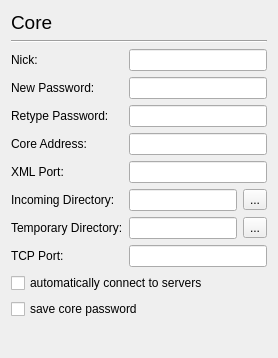
     <widget class="QWidget" name="Core">
      <layout class="QVBoxLayout" name="verticalLayout">
       <item>
        <widget class="QLabel" name="label_24">
         <property name="font">
          <font>
           <pointsize>14</pointsize>
          </font>
         </property>
         <property name="text">
          <string>Core</string>
         </property>
        </widget>
       </item>
       <item>
        <widget class="Line" name="line">
         <property name="orientation">
          <enum>Qt::Horizontal</enum>
         </property>
        </widget>
       </item>
       <item>
        <layout class="QFormLayout" name="formLayout">
         <property name="labelAlignment">
          <set>Qt::AlignLeading|Qt::AlignLeft|Qt::AlignVCenter</set>
         </property>
         <item row="0" column="0">
          <widget class="QLabel" name="nickLabel">
           <property name="text">
            <string>Nick:</string>
           </property>
          </widget>
         </item>
         <item row="0" column="1">
          <widget class="QLineEdit" name="nickEdit"/>
         </item>
         <item row="1" column="0">
          <widget class="QLabel" name="passwordLabel">
           <property name="text">
            <string>New Password:</string>
           </property>
          </widget>
         </item>
         <item row="1" column="1">
          <widget class="QLineEdit" name="passwordEdit">
           <property name="echoMode">
            <enum>QLineEdit::Password</enum>
           </property>
          </widget>
         </item>
         <item row="2" column="0">
          <widget class="QLabel" name="retypeLabel">
           <property name="text">
            <string>Retype Password:</string>
           </property>
          </widget>
         </item>
         <item row="2" column="1">
          <widget class="QLineEdit" name="retypeEdit">
           <property name="echoMode">
            <enum>QLineEdit::Password</enum>
           </property>
          </widget>
         </item>
         <item row="3" column="0">
          <widget class="QLabel" name="coreLabel">
           <property name="text">
            <string>Core Address:</string>
           </property>
          </widget>
         </item>
         <item row="3" column="1">
          <widget class="QLineEdit" name="coreEdit"/>
         </item>
         <item row="4" column="0">
          <widget class="QLabel" name="xmlLabel">
           <property name="text">
            <string>XML Port:</string>
           </property>
          </widget>
         </item>
         <item row="4" column="1">
          <widget class="QLineEdit" name="xmlEdit"/>
         </item>
         <item row="5" column="0">
          <widget class="QLabel" name="incomingLabel">
           <property name="text">
            <string>Incoming Directory:</string>
           </property>
          </widget>
         </item>
         <item row="5" column="1">
          <layout class="QHBoxLayout" name="horizontalLayout">
           <item>
            <widget class="QLineEdit" name="incomingEdit"/>
           </item>
           <item>
            <widget class="QToolButton" name="incomingButton">
             <property name="text">
              <string>...</string>
             </property>
            </widget>
           </item>
          </layout>
         </item>
         <item row="6" column="0">
          <widget class="QLabel" name="tempLabel">
           <property name="text">
            <string>Temporary Directory:</string>
           </property>
          </widget>
         </item>
         <item row="6" column="1">
          <layout class="QHBoxLayout" name="horizontalLayout_2">
           <item>
            <widget class="QLineEdit" name="tempEdit"/>
           </item>
           <item>
            <widget class="QToolButton" name="tempButton">
             <property name="text">
              <string>...</string>
             </property>
            </widget>
           </item>
          </layout>
         </item>
         <item row="7" column="0">
          <widget class="QLabel" name="tcpLabel">
           <property name="text">
            <string>TCP Port:</string>
           </property>
          </widget>
         </item>
         <item row="7" column="1">
          <widget class="QLineEdit" name="tcpEdit"/>
         </item>
        </layout>
       </item>
       <item>
        <widget class="QCheckBox" name="autoConnect">
         <property name="text">
          <string>automatically connect to servers</string>
         </property>
        </widget>
       </item>
       <item>
        <widget class="QCheckBox" name="savePassword">
         <property name="text">
          <string>save core password</string>
         </property>
        </widget>
       </item>
       <item>
        <spacer name="verticalSpacer_2">
         <property name="orientation">
          <enum>Qt::Vertical</enum>
         </property>
         <property name="sizeHint" stdset="0">
          <size>
           <width>20</width>
           <height>28</height>
          </size>
         </property>
        </spacer>
       </item>
      </layout>
     </widget>
